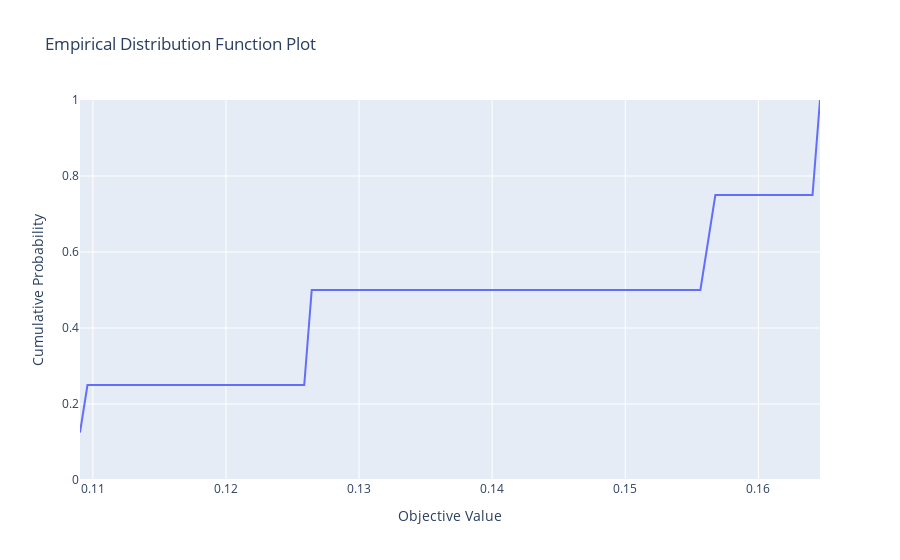

Here is the notebook cell this chart was saved with:
### Code cell
fig = plot_edf(study)
fig.show()
